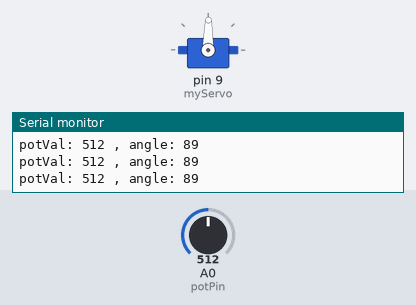
Bench run of a sketch on a simulated Arduino Uno, built with avr-gcc and run on an emulated ATmega328P. Parts: servo, the last lines printed to the serial monitor. The inputs (shaded band) are chosen by the test bench; at power-on: A0 (potPin) = 512.

Above: at 1.2 s.
1.3 s: A0 (potPin) set to 564
At 1.9 s:
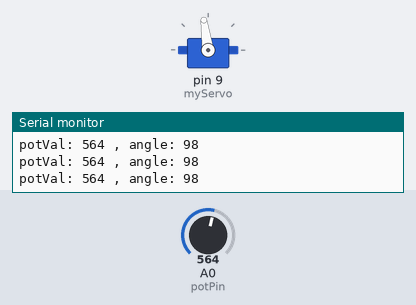
4.3 s: A0 (potPin) set to 584
At 4.8 s:
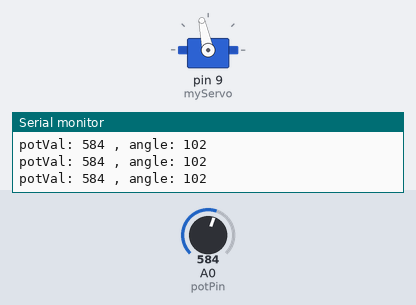
5.8 s: A0 (potPin) set to 306
At 6.7 s:
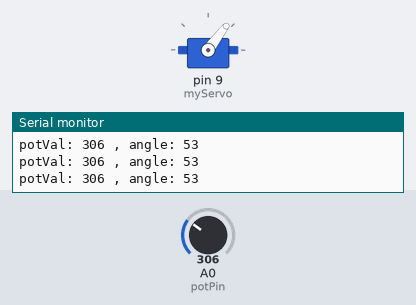
7.3 s: A0 (potPin) set to 716
At 8.1 s:
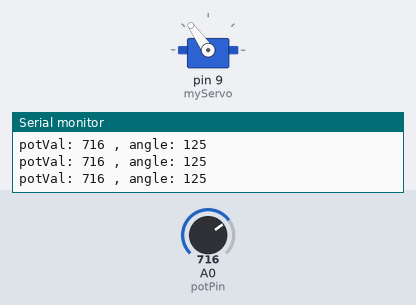
8.8 s: A0 (potPin) set to 0
At 9.7 s:
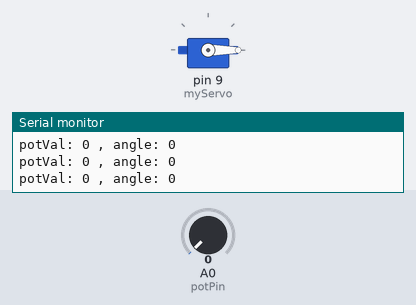
10.3 s: A0 (potPin) set to 8
At 11.5 s:
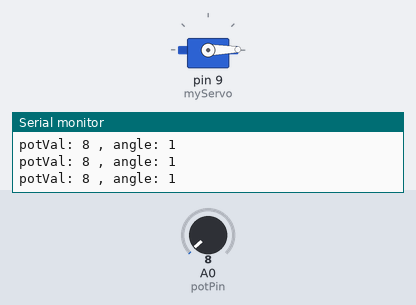
13.3 s: A0 (potPin) set to 11
Timing chart, 0 to 16.3 s (numbered marks = the images above; inputs shaded):
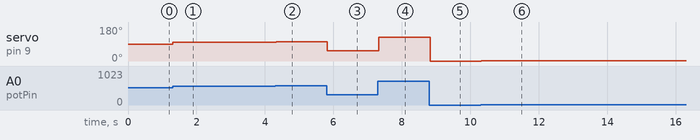

The sketch:

project_05.ino.ino
```cpp
 #include <Servo.h>
 Servo myServo;
 int const potPin= A0;
 long potVal;
 int angle;

   void setup() {

    myServo.attach(9);
    Serial.begin(9600);

   }

   void loop() {

     potVal=analogRead(potPin);
     Serial.print("potVal: ");
     Serial.print(potVal);

     angle= scale(potVal, 0,1023, 0, 179);
     Serial.print(" , angle: ");
     Serial.println(angle);

     myServo.write(angle);
     delay(15);


   }


  long scale(long potVal, long scaleLow, long scaleHigh,
                long angleLow, long angleHigh){

    int value= (potVal-scaleLow) *(angleHigh- angleLow) /
                  (scaleHigh-scaleLow) + angleLow;

    return value;

  }
```

Measured:
- after the input at 1.3 s, servo on pin 9 (myServo): 89° → 98° at once
- after the input at 4.3 s, servo on pin 9 (myServo): 98° → 102° at once
- after the input at 5.8 s, servo on pin 9 (myServo): 102° → 53° at once
- after the input at 7.3 s, servo on pin 9 (myServo): 53° → 125° at once
- after the input at 8.8 s, servo on pin 9 (myServo): 125° → 0° at once
- after the input at 10.3 s, servo on pin 9 (myServo): 0° → 1° at once
